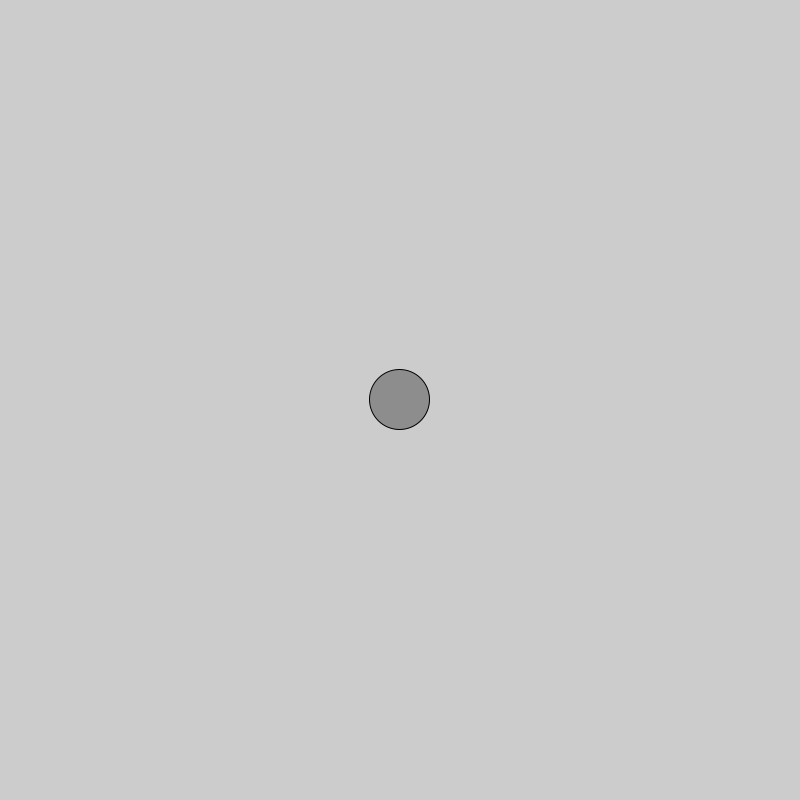
Frame 1 (no input)
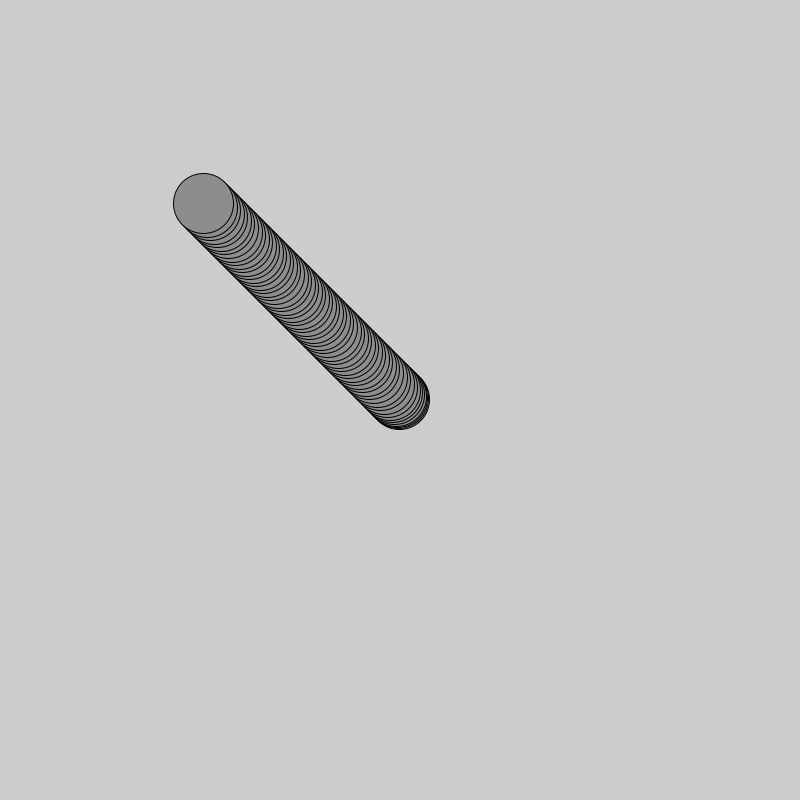
Frame 60 (the mouse pressed at the canvas centre just before this capture)
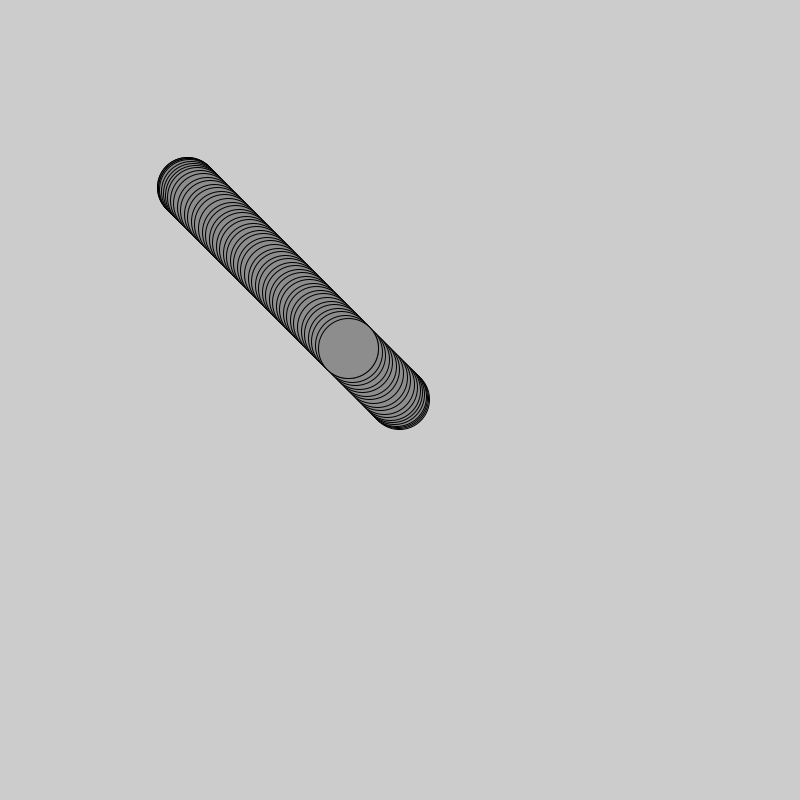
Frame 120 (the mouse held since frame 60 and released just before this capture)

The Processing sketch that drew these frames (run headless with seeded random() and noise(); from frame 60 on, the mouse is pressed at the canvas centre):

// Processing sketch: sketch_12_acceleration_mover_following_mouse
// ── sketch_12_acceleration_mover_following_mouse.pde
mover m;

void setup()
{
  size(800, 800);
  colorMode(HSB, 360, 100, 100);
  
  m = new mover();
}

void draw()
{
  m.update();
  m.display();
  
}

// ── mover_class.pde
class mover
{
  PVector location;
  PVector velocity;
  PVector acceleration;
  PVector mouse;
  PVector dir;
  
  float speed; // Dictates how fast moves tends towards mouse
  float top_speed;
  int size;
  
  float x_off;
  float y_off;
  
  mover()
  {
    location = new PVector(width/2, height/2);
    velocity = new PVector(0.0, 0.0);
    acceleration = new PVector(0.0, 0.0);
    top_speed = 5;
    
    speed = 0.5; // Dictates how fast moves tends towards mouse
    size = 60;
    
    x_off = 0.0;
    y_off = 100.0;
  }
  
  void check_edges()
  {
    if (location.x > width + size/2)
      location.x = 0;
    else if (location.x < -size/2)
      location.x = width;
      
    if (location.y > height + size/2)
      location.y = 0;
    else if (location.y < -size/2)
      location.y = height;
  }
  
  void arrow_key_accel()
  {
    if (keyPressed)
    {
      // If UP pressed, accelerate
      if (keyCode == UP)
      {
        acceleration.x -= 0.003;
        acceleration.y -= 0.003;
      }
      
      // If DOWN pressed, brake
      if (keyCode == DOWN)
      {
        acceleration.x += 0.0001;
        acceleration.y += 0.0001;
      }
    }
    else
    {
      acceleration.x = 0.0;
      acceleration.y = 0.0;
    }
  }
  
  void update()
  {
    PVector mouse = new PVector(mouseX, mouseY);
    PVector dir = PVector.sub(mouse, location);  // Gives direction
    
    // Changes magnitude of acceleration based on proximity of mover to mouse
      // To see effects better, increase top_speed
    //speed = map (dir.mag(), 0, width + height, 1, 0);
    
    dir.normalize();  // Makes it easy to scale (spped of acceleration)
    dir.mult(speed);
    
    acceleration = dir;
    
    
    velocity.add(acceleration);
    velocity.limit(top_speed);
    location.add(velocity);
  }
  
  void display()
  {
    fill(200);
    circle(location.x, location.y, size);
  }
}
